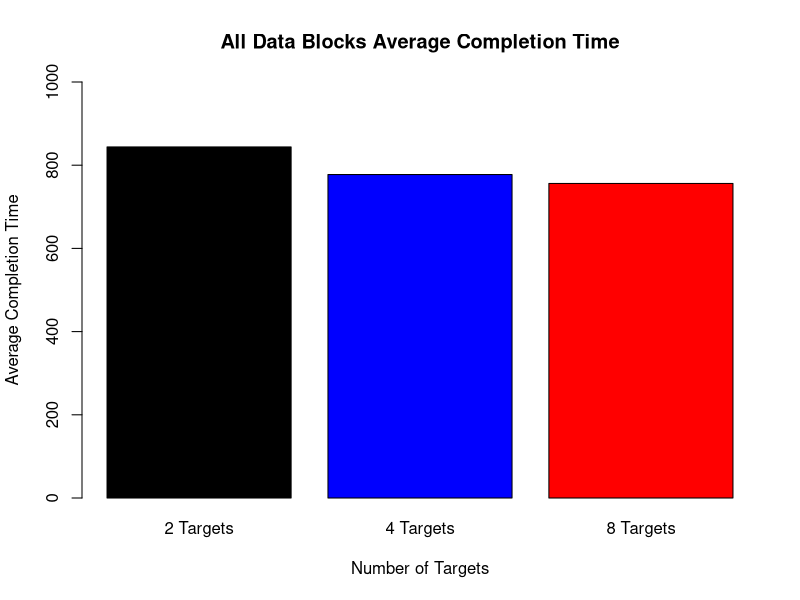
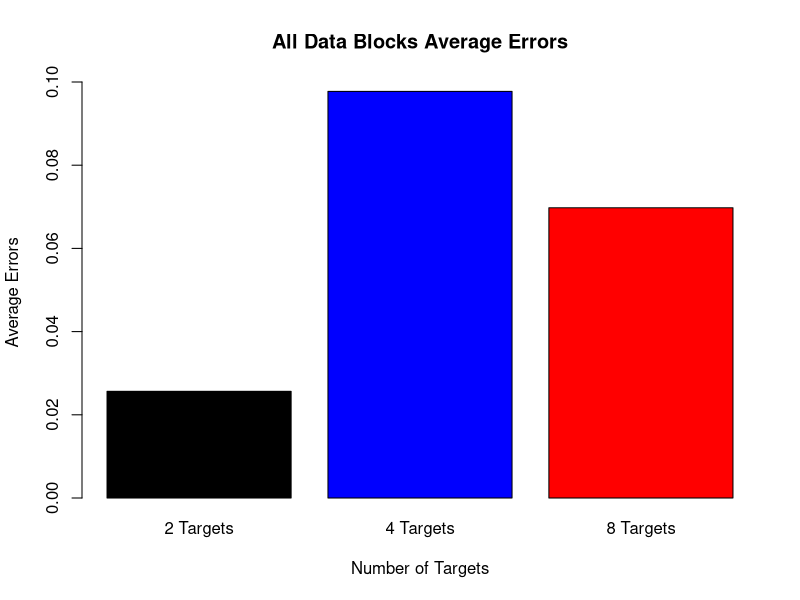

The R script that drew these images, in order:
# Compound data for all data
 dataBlocks = read.csv("data.csv")
 View(dataBlocks)
 
 # barchart for completion time

barplot(dataBlocks$Average.Completion.Times.ms, names.arg = c("2 Targets", "4 Targets", "8 Targets"), col = c("black", "blue", "red"), ylim = c(0,1000), 
        xlab = "Number of Targets", ylab = "Average Completion Time", main = "All Data Blocks Average Completion Time")

barplot(dataBlocks$Average.number.of.Errors, names.arg = c("2 Targets", "4 Targets", "8 Targets"), col = c("black", "blue", "red"), ylim = c(0,0.1), 
        xlab = "Number of Targets", ylab = "Average Errors ", main = "All Data Blocks Average Errors")